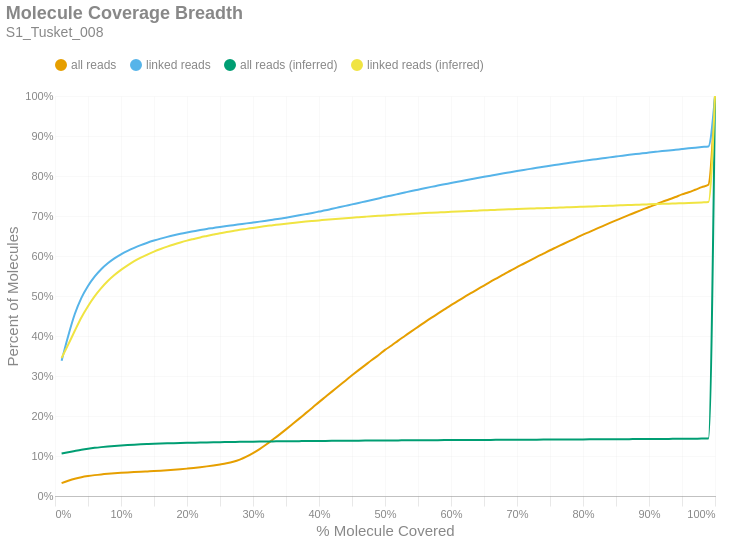

The cell this chart's notebook holds for it:
### Markdown cell above
### Molecule Read Coverage
This chart shows molecule coverage breadth as computed by the number of bases aligned to that molecule. In other words, "*how much of each unique long molecule is actually sequenced/aligned?*" Keep in mind there is a distinction between sequences and alignments, since some sequences belonging to a particular molecule may not align well and wouldn't appear in the alignment data. This chart also shows molecule coverage breadth as computed by the *inferred fragment* from which the aligned sequences originate. Unlike read coverage, this calculation takes into account the total insert size, including unsequenced gaps between the forward and reverse reads. Like the previous figures, these are cumulative percents.

### Code cell
if SKIPLR:
    print_html(f"Skipped")
else:
    binned_df = consolidated_hist(valids['coverage_bp'], mask, 0.01, True)
    binned_df_inf = consolidated_hist(valids['coverage_inserts'], mask, 0.01, True)
    binned_df = binned_df.with_columns(pl.lit(binned_df_inf['all reads (cumsum)']).alias('all reads (inferred)'))
    binned_df = binned_df.with_columns(pl.lit(binned_df_inf['linked reads (cumsum)']).alias('linked reads (inferred)'))
    binned_df = binned_df.with_columns(
        (pl.col('bin').cast(pl.Float64) + 0.01).alias('right_edge')
    )

    with SafeRender(binned_df):
        (
            density_plot(binned_df, 'Molecule Coverage Breadth', samplename, 'molcov', ['all reads (inferred)','linked reads (inferred)'])
            .encode(
                #x=alt.X('bin:Q', title="% Molecule Covered").axis(format = '%').scale(padding=0),
                x=alt.X('right_edge:Q', title="% Molecule Covered").axis(format='%').scale(padding=0),
                y=alt.Y('value:Q', title='Percent of Molecules')
                    .axis(format='%')
                    .stack(False)
                    .scale(domainMin=0, padding=0),
                color=alt.Color("key:N").scale(domain = ["all reads", "linked reads", "all reads (inferred)", "linked reads (inferred)"]),
                tooltip = [
                    alt.Tooltip("key:N", title = "Data Type"),
                    alt.Tooltip("range_label:N", title="% Molecule Covered"),
                    alt.Tooltip("value:Q", format = ".2%", title="% Molecules")
                ]
            )
        ).display()

### Figure 1 — Vega-Lite specification as saved in the notebook (floating-point values rounded to 4 significant figures)
{"width": "container", "height": 400, "config": {"title": {"anchor": "start", "dy": -15, "fontSize": 18, "color": "#888888", "subtitleColor": "#888888", "subtitleFontSize": 14}, "arc": {"fill": "#0072B2"}, "axis": {"domainColor": "#888888", "domainWidth": 0.5, "gridWidth": 0.2, "grid": false, "titleFontWeight": 400, "titleFontSize": 15, "labelFontSize": 11, "labelColor": "#888888", "tickColor": "#888888", "tickWidth": 0.2, "titleColor": "#888888"}, "axisBand": {"grid": false}, "axisX": {"grid": true, "tickSize": 10, "domainCap": "round"}, "axisY": {"domain": false, "grid": true, "tickSize": 0, "domainCap": "round"}, "background": "transparent", "header": {"labelFontSize": 15, "labelColor": "#888888", "titleFontSize": 15, "titleFontWeight": 600, "titleColor": "#888888"}, "legend": {"labelFont": "sans-serif", "labelFontSize": 12, "labelColor": "#888888", "symbolSize": 100, "symbolType": "circle", "titleFontSize": 12, "titlePadding": 10, "titleColor": "#888888", "title": null, "orient": "top"}, "range": {"category": ["#E69F00", "#56B4E9", "#009E73", "#F0E442", "#0072B2", "#D55E00", "#CC79A7", "#000000"], "diverging": ["#cfe8f3", "#a2d4ec", "#73bfe2", "#46abdb", "#1696d2", "#12719e"]}, "area": {"fill": "#0072B2", "fillOpacity": 0.7, "line": true, "strokeOpacity": 0.7}, "line": {"color": "#0072B2", "stroke": "#0072B2", "strokeWidth": 2}, "trail": {"color": "#0072B2", "stroke": "#0072B2", "strokeWidth": 0, "size": 1}, "point": {"filled": true, "fillOpacity": 1.0, "size": 95}, "text": {"color": "#888888", "fontSize": 11, "align": "right", "fontWeight": 400, "size": 11}, "bar": {"fill": "#0072B2", "stroke": null}, "view": {"stroke": null, "continuousWidth": 660, "continuousHeight": 400}}, "data": {"name": "data-9c9202ea5788ac092565a1142bad729e"}, "mark": {"type": "line", "interpolate": "monotone", "point": {"opacity": 0, "size": 275}}, "encoding": {"color": {"field": "key", "scale": {"domain": ["all reads", "linked reads", "all reads (inferred)", "linked reads (inferred)"]}, "type": "nominal"}, "tooltip": [{"field": "key", "title": "Data Type", "type": "nominal"}, {"field": "range_label", "title": "% Molecule Covered", "type": "nominal"}, {"field": "value", "format": ".2%", "title": "% Molecules", "type": "quantitative"}], "x": {"axis": {"format": "%"}, "field": "right_edge", "scale": {"padding": 0}, "title": "% Molecule Covered", "type": "quantitative"}, "y": {"axis": {"format": "%"}, "field": "value", "scale": {"domainMin": 0, "padding": 0}, "stack": false, "title": "Percent of Molecules", "type": "quantitative"}}, "params": [{"name": "param_c36ac31b6afebe62", "select": {"type": "point", "fields": ["key"]}, "bind": "legend"}], "title": {"text": "Molecule Coverage Breadth", "subtitle": "S1_Tusket_008"}, "transform": [{"fold": ["all reads (cumsum)", "linked reads (cumsum)", "all reads (inferred)", "linked reads (inferred)"]}, {"calculate": "replace(datum.key, ' (cumsum)', '')", "as": "key"}, {"filter": {"param": "param_c36ac31b6afebe62"}}], "usermeta": {"embedOptions": {"downloadFileName": "S1_Tusket_008.molcov"}}, "$schema": "https://vega.github.io/schema/vega-lite/v6.1.0.json", "datasets": {"data-9c9202ea5788ac092565a1142bad729e": [{"bin": "0.0", "interval": "0.0-0.01", "all reads": 0.03213, "linked reads": 0.3378, "all reads (cumsum)": 0.03213, "linked reads (cumsum)": 0.3378, "range_label": "0.0-0.01", "all reads (inferred)": 0.1062, "linked reads (inferred)": 0.3451, "right_edge": 0.01}, {"bin": "0.01", "interval": "0.01-0.02", "all reads": 0.005881, "linked reads": 0.06234, "all reads (cumsum)": 0.03801, "linked reads (cumsum)": 0.4002, "range_label": "0.01-0.02", "all reads (inferred)": 0.1093, "linked reads (inferred)": 0.3784, "right_edge": 0.02}, {"bin": "0.02", "interval": "0.02-0.03", "all reads": 0.005144, "linked reads": 0.05473, "all reads (cumsum)": 0.04315, "linked reads (cumsum)": 0.4549, "range_label": "0.02-0.03", "all reads (inferred)": 0.1125, "linked reads (inferred)": 0.413, "right_edge": 0.03}, {"bin": "0.03", "interval": "0.03-0.04", "all reads": 0.003859, "linked reads": 0.04048, "all reads (cumsum)": 0.04701, "linked reads (cumsum)": 0.4954, "range_label": "0.03-0.04", "all reads (inferred)": 0.1155, "linked reads (inferred)": 0.4463, "right_edge": 0.04}, {"bin": "0.04", "interval": "0.04-0.05", "all reads": 0.002862, "linked reads": 0.02979, "all reads (cumsum)": 0.04987, "linked reads (cumsum)": 0.5252, "range_label": "0.04-0.05", "all reads (inferred)": 0.1181, "linked reads (inferred)": 0.4746, "right_edge": 0.05}, {"bin": "0.05", "interval": "0.05-0.06", "all reads": 0.002299, "linked reads": 0.02327, "all reads (cumsum)": 0.05217, "linked reads (cumsum)": 0.5484, "range_label": "0.05-0.06", "all reads (inferred)": 0.1203, "linked reads (inferred)": 0.4991, "right_edge": 0.06}, {"bin": "0.06", "interval": "0.06-0.07", "all reads": 0.001834, "linked reads": 0.01858, "all reads (cumsum)": 0.05401, "linked reads (cumsum)": 0.567, "range_label": "0.06-0.07", "all reads (inferred)": 0.1222, "linked reads (inferred)": 0.5196, "right_edge": 0.07}, {"bin": "0.07", "interval": "0.07-0.08", "all reads": 0.001491, "linked reads": 0.01475, "all reads (cumsum)": 0.0555, "linked reads (cumsum)": 0.5818, "range_label": "0.07-0.08", "all reads (inferred)": 0.1238, "linked reads (inferred)": 0.5375, "right_edge": 0.08}, {"bin": "0.08", "interval": "0.08-0.09", "all reads": 0.00127, "linked reads": 0.01226, "all reads (cumsum)": 0.05677, "linked reads (cumsum)": 0.594, "range_label": "0.08-0.09", "all reads (inferred)": 0.1252, "linked reads (inferred)": 0.5524, "right_edge": 0.09}, {"bin": "0.09", "interval": "0.09-0.1", "all reads": 0.001128, "linked reads": 0.01025, "all reads (cumsum)": 0.05789, "linked reads (cumsum)": 0.6043, "range_label": "0.09-0.1", "all reads (inferred)": 0.1263, "linked reads (inferred)": 0.5654, "right_edge": 0.1}, {"bin": "0.1", "interval": "0.1-0.11", "all reads": 0.0009914, "linked reads": 0.008615, "all reads (cumsum)": 0.05889, "linked reads (cumsum)": 0.6129, "range_label": "0.1-0.11", "all reads (inferred)": 0.1274, "linked reads (inferred)": 0.5768, "right_edge": 0.11}, {"bin": "0.11", "interval": "0.11-0.12", "all reads": 0.0009037, "linked reads": 0.007546, "all reads (cumsum)": 0.05979, "linked reads (cumsum)": 0.6204, "range_label": "0.11-0.12", "all reads (inferred)": 0.1283, "linked reads (inferred)": 0.587, "right_edge": 0.12}, {"bin": "0.12", "interval": "0.12-0.13", "all reads": 0.000869, "linked reads": 0.006799, "all reads (cumsum)": 0.06066, "linked reads (cumsum)": 0.6272, "range_label": "0.12-0.13", "all reads (inferred)": 0.1291, "linked reads (inferred)": 0.5959, "right_edge": 0.13}, {"bin": "0.13", "interval": "0.13-0.14", "all reads": 0.0008332, "linked reads": 0.006015, "all reads (cumsum)": 0.06149, "linked reads (cumsum)": 0.6333, "range_label": "0.13-0.14", "all reads (inferred)": 0.1298, "linked reads (inferred)": 0.6037, "right_edge": 0.14}, {"bin": "0.14", "interval": "0.14-0.15", "all reads": 0.0008324, "linked reads": 0.005335, "all reads (cumsum)": 0.06232, "linked reads (cumsum)": 0.6386, "range_label": "0.14-0.15", "all reads (inferred)": 0.1305, "linked reads (inferred)": 0.611, "right_edge": 0.15}, {"bin": "0.15", "interval": "0.15-0.16", "all reads": 0.0009154, "linked reads": 0.00483, "all reads (cumsum)": 0.06324, "linked reads (cumsum)": 0.6434, "range_label": "0.15-0.16", "all reads (inferred)": 0.131, "linked reads (inferred)": 0.6175, "right_edge": 0.16}, {"bin": "0.16", "interval": "0.16-0.17", "all reads": 0.00106, "linked reads": 0.004331, "all reads (cumsum)": 0.0643, "linked reads (cumsum)": 0.6478, "range_label": "0.16-0.17", "all reads (inferred)": 0.1316, "linked reads (inferred)": 0.6235, "right_edge": 0.17}, {"bin": "0.17", "interval": "0.17-0.18", "all reads": 0.001186, "linked reads": 0.004005, "all reads (cumsum)": 0.06549, "linked reads (cumsum)": 0.6518, "range_label": "0.17-0.18", "all reads (inferred)": 0.1321, "linked reads (inferred)": 0.6289, "right_edge": 0.18}, {"bin": "0.18", "interval": "0.18-0.19", "all reads": 0.001385, "linked reads": 0.003641, "all reads (cumsum)": 0.06687, "linked reads (cumsum)": 0.6554, "range_label": "0.18-0.19", "all reads (inferred)": 0.1325, "linked reads (inferred)": 0.6339, "right_edge": 0.19}, {"bin": "0.19", "interval": "0.19-0.2", "all reads": 0.001567, "linked reads": 0.003303, "all reads (cumsum)": 0.06844, "linked reads (cumsum)": 0.6587, "range_label": "0.19-0.2", "all reads (inferred)": 0.133, "linked reads (inferred)": 0.6385, "right_edge": 0.2}, {"bin": "0.2", "interval": "0.2-0.21", "all reads": 0.001665, "linked reads": 0.00308, "all reads (cumsum)": 0.0701, "linked reads (cumsum)": 0.6618, "range_label": "0.2-0.21", "all reads (inferred)": 0.1333, "linked reads (inferred)": 0.6425, "right_edge": 0.21}, {"bin": "0.21", "interval": "0.21-0.22", "all reads": 0.001893, "linked reads": 0.003039, "all reads (cumsum)": 0.072, "linked reads (cumsum)": 0.6648, "range_label": "0.21-0.22", "all reads (inferred)": 0.1337, "linked reads (inferred)": 0.6465, "right_edge": 0.22}, {"bin": "0.22", "interval": "0.22-0.23", "all reads": 0.00207, "linked reads": 0.00282, "all reads (cumsum)": 0.07407, "linked reads (cumsum)": 0.6676, "range_label": "0.22-0.23", "all reads (inferred)": 0.134, "linked reads (inferred)": 0.65, "right_edge": 0.23}, {"bin": "0.23", "interval": "0.23-0.24", "all reads": 0.002231, "linked reads": 0.002471, "all reads (cumsum)": 0.0763, "linked reads (cumsum)": 0.6701, "range_label": "0.23-0.24", "all reads (inferred)": 0.1343, "linked reads (inferred)": 0.6535, "right_edge": 0.24}, {"bin": "0.24", "interval": "0.24-0.25", "all reads": 0.002525, "linked reads": 0.002487, "all reads (cumsum)": 0.07882, "linked reads (cumsum)": 0.6726, "range_label": "0.24-0.25", "all reads (inferred)": 0.1346, "linked reads (inferred)": 0.6569, "right_edge": 0.25}, {"bin": "0.25", "interval": "0.25-0.26", "all reads": 0.002842, "linked reads": 0.002346, "all reads (cumsum)": 0.08166, "linked reads (cumsum)": 0.6749, "range_label": "0.25-0.26", "all reads (inferred)": 0.1349, "linked reads (inferred)": 0.6598, "right_edge": 0.26}, {"bin": "0.26", "interval": "0.26-0.27", "all reads": 0.003788, "linked reads": 0.002173, "all reads (cumsum)": 0.08545, "linked reads (cumsum)": 0.6771, "range_label": "0.26-0.27", "all reads (inferred)": 0.1352, "linked reads (inferred)": 0.6627, "right_edge": 0.27}, {"bin": "0.27", "interval": "0.27-0.28", "all reads": 0.005398, "linked reads": 0.002227, "all reads (cumsum)": 0.09085, "linked reads (cumsum)": 0.6793, "range_label": "0.27-0.28", "all reads (inferred)": 0.1354, "linked reads (inferred)": 0.6655, "right_edge": 0.28}, {"bin": "0.28", "interval": "0.28-0.29", "all reads": 0.007377, "linked reads": 0.00223, "all reads (cumsum)": 0.09823, "linked reads (cumsum)": 0.6816, "range_label": "0.28-0.29", "all reads (inferred)": 0.1356, "linked reads (inferred)": 0.6678, "right_edge": 0.29}, {"bin": "0.29", "interval": "0.29-0.3", "all reads": 0.009047, "linked reads": 0.00218, "all reads (cumsum)": 0.1073, "linked reads (cumsum)": 0.6838, "range_label": "0.29-0.3", "all reads (inferred)": 0.1359, "linked reads (inferred)": 0.6703, "right_edge": 0.3}, {"bin": "0.3", "interval": "0.3-0.31", "all reads": 0.01012, "linked reads": 0.002164, "all reads (cumsum)": 0.1174, "linked reads (cumsum)": 0.6859, "range_label": "0.3-0.31", "all reads (inferred)": 0.1361, "linked reads (inferred)": 0.6726, "right_edge": 0.31}, {"bin": "0.31", "interval": "0.31-0.32", "all reads": 0.01135, "linked reads": 0.002393, "all reads (cumsum)": 0.1287, "linked reads (cumsum)": 0.6883, "range_label": "0.31-0.32", "all reads (inferred)": 0.1363, "linked reads (inferred)": 0.6749, "right_edge": 0.32}, {"bin": "0.32", "interval": "0.32-0.33", "all reads": 0.01225, "linked reads": 0.002437, "all reads (cumsum)": 0.141, "linked reads (cumsum)": 0.6908, "range_label": "0.32-0.33", "all reads (inferred)": 0.1365, "linked reads (inferred)": 0.6768, "right_edge": 0.33}, {"bin": "0.33", "interval": "0.33-0.34", "all reads": 0.0125, "linked reads": 0.002358, "all reads (cumsum)": 0.1535, "linked reads (cumsum)": 0.6931, "range_label": "0.33-0.34", "all reads (inferred)": 0.1367, "linked reads (inferred)": 0.6789, "right_edge": 0.34}, {"bin": "0.34", "interval": "0.34-0.35", "all reads": 0.01305, "linked reads": 0.002725, "all reads (cumsum)": 0.1665, "linked reads (cumsum)": 0.6958, "range_label": "0.34-0.35", "all reads (inferred)": 0.1368, "linked reads (inferred)": 0.6808, "right_edge": 0.35}, {"bin": "0.35", "interval": "0.35-0.36", "all reads": 0.01339, "linked reads": 0.002788, "all reads (cumsum)": 0.1799, "linked reads (cumsum)": 0.6986, "range_label": "0.35-0.36", "all reads (inferred)": 0.137, "linked reads (inferred)": 0.6826, "right_edge": 0.36}, {"bin": "0.36", "interval": "0.36-0.37", "all reads": 0.0135, "linked reads": 0.002992, "all reads (cumsum)": 0.1934, "linked reads (cumsum)": 0.7016, "range_label": "0.36-0.37", "all reads (inferred)": 0.1372, "linked reads (inferred)": 0.6844, "right_edge": 0.37}, {"bin": "0.37", "interval": "0.37-0.38", "all reads": 0.01375, "linked reads": 0.003052, "all reads (cumsum)": 0.2072, "linked reads (cumsum)": 0.7047, "range_label": "0.37-0.38", "all reads (inferred)": 0.1373, "linked reads (inferred)": 0.686, "right_edge": 0.38}, {"bin": "0.38", "interval": "0.38-0.39", "all reads": 0.0136, "linked reads": 0.003096, "all reads (cumsum)": 0.2208, "linked reads (cumsum)": 0.7078, "range_label": "0.38-0.39", "all reads (inferred)": 0.1375, "linked reads (inferred)": 0.6876, "right_edge": 0.39}, {"bin": "0.39", "interval": "0.39-0.4", "all reads": 0.01389, "linked reads": 0.00323, "all reads (cumsum)": 0.2347, "linked reads (cumsum)": 0.711, "range_label": "0.39-0.4", "all reads (inferred)": 0.1376, "linked reads (inferred)": 0.689, "right_edge": 0.4}, {"bin": "0.4", "interval": "0.4-0.41", "all reads": 0.01345, "linked reads": 0.003193, "all reads (cumsum)": 0.2481, "linked reads (cumsum)": 0.7142, "range_label": "0.4-0.41", "all reads (inferred)": 0.1378, "linked reads (inferred)": 0.6905, "right_edge": 0.41}, {"bin": "0.41", "interval": "0.41-0.42", "all reads": 0.01347, "linked reads": 0.003833, "all reads (cumsum)": 0.2616, "linked reads (cumsum)": 0.718, "range_label": "0.41-0.42", "all reads (inferred)": 0.1379, "linked reads (inferred)": 0.692, "right_edge": 0.42}, {"bin": "0.42", "interval": "0.42-0.43", "all reads": 0.01354, "linked reads": 0.003629, "all reads (cumsum)": 0.2751, "linked reads (cumsum)": 0.7216, "range_label": "0.42-0.43", "all reads (inferred)": 0.138, "linked reads (inferred)": 0.6934, "right_edge": 0.43}, {"bin": "0.43", "interval": "0.43-0.44", "all reads": 0.01321, "linked reads": 0.003663, "all reads (cumsum)": 0.2884, "linked reads (cumsum)": 0.7253, "range_label": "0.43-0.44", "all reads (inferred)": 0.1382, "linked reads (inferred)": 0.6947, "right_edge": 0.44}, {"bin": "0.44", "interval": "0.44-0.45", "all reads": 0.01329, "linked reads": 0.003779, "all reads (cumsum)": 0.3016, "linked reads (cumsum)": 0.7291, "range_label": "0.44-0.45", "all reads (inferred)": 0.1383, "linked reads (inferred)": 0.6959, "right_edge": 0.45}, {"bin": "0.45", "interval": "0.45-0.46", "all reads": 0.01296, "linked reads": 0.003585, "all reads (cumsum)": 0.3146, "linked reads (cumsum)": 0.7327, "range_label": "0.45-0.46", "all reads (inferred)": 0.1384, "linked reads (inferred)": 0.6971, "right_edge": 0.46}, {"bin": "0.46", "interval": "0.46-0.47", "all reads": 0.01268, "linked reads": 0.003811, "all reads (cumsum)": 0.3273, "linked reads (cumsum)": 0.7365, "range_label": "0.46-0.47", "all reads (inferred)": 0.1385, "linked reads (inferred)": 0.6982, "right_edge": 0.47}, {"bin": "0.47", "interval": "0.47-0.48", "all reads": 0.01269, "linked reads": 0.003666, "all reads (cumsum)": 0.34, "linked reads (cumsum)": 0.7402, "range_label": "0.47-0.48", "all reads (inferred)": 0.1386, "linked reads (inferred)": 0.6994, "right_edge": 0.48}, {"bin": "0.48", "interval": "0.48-0.49", "all reads": 0.01206, "linked reads": 0.003801, "all reads (cumsum)": 0.352, "linked reads (cumsum)": 0.744, "range_label": "0.48-0.49", "all reads (inferred)": 0.1387, "linked reads (inferred)": 0.7005, "right_edge": 0.49}, {"bin": "0.49", "interval": "0.49-0.5", "all reads": 0.01321, "linked reads": 0.003986, "all reads (cumsum)": 0.3652, "linked reads (cumsum)": 0.7479, "range_label": "0.49-0.5", "all reads (inferred)": 0.1389, "linked reads (inferred)": 0.7015, "right_edge": 0.5}, {"bin": "0.5", "interval": "0.5-0.51", "all reads": 0.01103, "linked reads": 0.003453, "all reads (cumsum)": 0.3763, "linked reads (cumsum)": 0.7514, "range_label": "0.5-0.51", "all reads (inferred)": 0.139, "linked reads (inferred)": 0.7024, "right_edge": 0.51}, {"bin": "0.51", "interval": "0.51-0.52", "all reads": 0.01224, "linked reads": 0.003666, "all reads (cumsum)": 0.3885, "linked reads (cumsum)": 0.7551, "range_label": "0.51-0.52", "all reads (inferred)": 0.1391, "linked reads (inferred)": 0.7034, "right_edge": 0.52}, {"bin": "0.52", "interval": "0.52-0.53", "all reads": 0.01157, "linked reads": 0.003704, "all reads (cumsum)": 0.4001, "linked reads (cumsum)": 0.7588, "range_label": "0.52-0.53", "all reads (inferred)": 0.1392, "linked reads (inferred)": 0.7044, "right_edge": 0.53}, {"bin": "0.53", "interval": "0.53-0.54", "all reads": 0.01157, "linked reads": 0.00366, "all reads (cumsum)": 0.4116, "linked reads (cumsum)": 0.7624, "range_label": "0.53-0.54", "all reads (inferred)": 0.1393, "linked reads (inferred)": 0.7053, "right_edge": 0.54}, {"bin": "0.54", "interval": "0.54-0.55", "all reads": 0.01121, "linked reads": 0.003456, "all reads (cumsum)": 0.4229, "linked reads (cumsum)": 0.7659, "range_label": "0.54-0.55", "all reads (inferred)": 0.1394, "linked reads (inferred)": 0.7063, "right_edge": 0.55}, {"bin": "0.55", "interval": "0.55-0.56", "all reads": 0.01134, "linked reads": 0.003563, "all reads (cumsum)": 0.4342, "linked reads (cumsum)": 0.7694, "range_label": "0.55-0.56", "all reads (inferred)": 0.1395, "linked reads (inferred)": 0.7072, "right_edge": 0.56}, {"bin": "0.56", "interval": "0.56-0.57", "all reads": 0.01098, "linked reads": 0.003378, "all reads (cumsum)": 0.4452, "linked reads (cumsum)": 0.7728, "range_label": "0.56-0.57", "all reads (inferred)": 0.1395, "linked reads (inferred)": 0.708, "right_edge": 0.57}, {"bin": "0.57", "interval": "0.57-0.58", "all reads": 0.01055, "linked reads": 0.003193, "all reads (cumsum)": 0.4557, "linked reads (cumsum)": 0.776, "range_label": "0.57-0.58", "all reads (inferred)": 0.1396, "linked reads (inferred)": 0.7088, "right_edge": 0.58}, {"bin": "0.58", "interval": "0.58-0.59", "all reads": 0.01062, "linked reads": 0.003271, "all reads (cumsum)": 0.4663, "linked reads (cumsum)": 0.7793, "range_label": "0.58-0.59", "all reads (inferred)": 0.1397, "linked reads (inferred)": 0.7096, "right_edge": 0.59}, {"bin": "0.59", "interval": "0.59-0.6", "all reads": 0.01067, "linked reads": 0.00324, "all reads (cumsum)": 0.477, "linked reads (cumsum)": 0.7825, "range_label": "0.59-0.6", "all reads (inferred)": 0.1398, "linked reads (inferred)": 0.7104, "right_edge": 0.6}, {"bin": "0.6", "interval": "0.6-0.61", "all reads": 0.009961, "linked reads": 0.003274, "all reads (cumsum)": 0.487, "linked reads (cumsum)": 0.7858, "range_label": "0.6-0.61", "all reads (inferred)": 0.1399, "linked reads (inferred)": 0.7112, "right_edge": 0.61}, {"bin": "0.61", "interval": "0.61-0.62", "all reads": 0.01018, "linked reads": 0.003017, "all reads (cumsum)": 0.4972, "linked reads (cumsum)": 0.7888, "range_label": "0.61-0.62", "all reads (inferred)": 0.14, "linked reads (inferred)": 0.712, "right_edge": 0.62}, {"bin": "0.62", "interval": "0.62-0.63", "all reads": 0.009769, "linked reads": 0.003033, "all reads (cumsum)": 0.5069, "linked reads (cumsum)": 0.7918, "range_label": "0.62-0.63", "all reads (inferred)": 0.1401, "linked reads (inferred)": 0.7127, "right_edge": 0.63}, {"bin": "0.63", "interval": "0.63-0.64", "all reads": 0.00975, "linked reads": 0.003055, "all reads (cumsum)": 0.5167, "linked reads (cumsum)": 0.7949, "range_label": "0.63-0.64", "all reads (inferred)": 0.1402, "linked reads (inferred)": 0.7134, "right_edge": 0.64}, {"bin": "0.64", "interval": "0.64-0.65", "all reads": 0.009476, "linked reads": 0.002995, "all reads (cumsum)": 0.5261, "linked reads (cumsum)": 0.7979, "range_label": "0.64-0.65", "all reads (inferred)": 0.1402, "linked reads (inferred)": 0.7141, "right_edge": 0.65}, {"bin": "0.65", "interval": "0.65-0.66", "all reads": 0.009783, "linked reads": 0.002976, "all reads (cumsum)": 0.5359, "linked reads (cumsum)": 0.8009, "range_label": "0.65-0.66", "all reads (inferred)": 0.1403, "linked reads (inferred)": 0.7147, "right_edge": 0.66}, {"bin": "0.66", "interval": "0.66-0.67", "all reads": 0.009062, "linked reads": 0.002942, "all reads (cumsum)": 0.545, "linked reads (cumsum)": 0.8038, "range_label": "0.66-0.67", "all reads (inferred)": 0.1404, "linked reads (inferred)": 0.7154, "right_edge": 0.67}, {"bin": "0.67", "interval": "0.67-0.68", "all reads": 0.009253, "linked reads": 0.002851, "all reads (cumsum)": 0.5542, "linked reads (cumsum)": 0.8067, "range_label": "0.67-0.68", "all reads (inferred)": 0.1405, "linked reads (inferred)": 0.7161, "right_edge": 0.68}, {"bin": "0.68", "interval": "0.68-0.69", "all reads": 0.008886, "linked reads": 0.002876, "all reads (cumsum)": 0.5631, "linked reads (cumsum)": 0.8095, "range_label": "0.68-0.69", "all reads (inferred)": 0.1406, "linked reads (inferred)": 0.7167, "right_edge": 0.69}, {"bin": "0.69", "interval": "0.69-0.7", "all reads": 0.00897, "linked reads": 0.002841, "all reads (cumsum)": 0.5721, "linked reads (cumsum)": 0.8124, "range_label": "0.69-0.7", "all reads (inferred)": 0.1406, "linked reads (inferred)": 0.7174, "right_edge": 0.7}, {"bin": "0.7", "interval": "0.7-0.71", "all reads": 0.008535, "linked reads": 0.002769, "all reads (cumsum)": 0.5806, "linked reads (cumsum)": 0.8152, "range_label": "0.7-0.71", "all reads (inferred)": 0.1407, "linked reads (inferred)": 0.718, "right_edge": 0.71}, {"bin": "0.71", "interval": "0.71-0.72", "all reads": 0.008562, "linked reads": 0.002691, "all reads (cumsum)": 0.5892, "linked reads (cumsum)": 0.8178, "range_label": "0.71-0.72", "all reads (inferred)": 0.1408, "linked reads (inferred)": 0.7186, "right_edge": 0.72}, {"bin": "0.72", "interval": "0.72-0.73", "all reads": 0.008605, "linked reads": 0.002741, "all reads (cumsum)": 0.5978, "linked reads (cumsum)": 0.8206, "range_label": "0.72-0.73", "all reads (inferred)": 0.1409, "linked reads (inferred)": 0.7191, "right_edge": 0.73}, {"bin": "0.73", "interval": "0.73-0.74", "all reads": 0.008084, "linked reads": 0.002434, "all reads (cumsum)": 0.6059, "linked reads (cumsum)": 0.823, "range_label": "0.73-0.74", "all reads (inferred)": 0.141, "linked reads (inferred)": 0.7197, "right_edge": 0.74}, {"bin": "0.74", "interval": "0.74-0.75", "all reads": 0.008513, "linked reads": 0.002666, "all reads (cumsum)": 0.6144, "linked reads (cumsum)": 0.8257, "range_label": "0.74-0.75", "all reads (inferred)": 0.1411, "linked reads (inferred)": 0.7203, "right_edge": 0.75}, {"bin": "0.75", "interval": "0.75-0.76", "all reads": 0.007784, "linked reads": 0.002493, "all reads (cumsum)": 0.6222, "linked reads (cumsum)": 0.8282, "range_label": "0.75-0.76", "all reads (inferred)": 0.1411, "linked reads (inferred)": 0.7208, "right_edge": 0.76}, {"bin": "0.76", "interval": "0.76-0.77", "all reads": 0.007855, "linked reads": 0.002478, "all reads (cumsum)": 0.63, "linked reads (cumsum)": 0.8307, "range_label": "0.76-0.77", "all reads (inferred)": 0.1412, "linked reads (inferred)": 0.7214, "right_edge": 0.77}, {"bin": "0.77", "interval": "0.77-0.78", "all reads": 0.007745, "linked reads": 0.002315, "all reads (cumsum)": 0.6378, "linked reads (cumsum)": 0.833, "range_label": "0.77-0.78", "all reads (inferred)": 0.1413, "linked reads (inferred)": 0.722, "right_edge": 0.78}, {"bin": "0.78", "interval": "0.78-0.79", "all reads": 0.007583, "linked reads": 0.002396, "all reads (cumsum)": 0.6454, "linked reads (cumsum)": 0.8354, "range_label": "0.78-0.79", "all reads (inferred)": 0.1414, "linked reads (inferred)": 0.7226, "right_edge": 0.79}, {"bin": "0.79", "interval": "0.79-0.8", "all reads": 0.007928, "linked reads": 0.002424, "all reads (cumsum)": 0.6533, "linked reads (cumsum)": 0.8378, "range_label": "0.79-0.8", "all reads (inferred)": 0.1415, "linked reads (inferred)": 0.7232, "right_edge": 0.8}, {"bin": "0.8", "interval": "0.8-0.81", "all reads": 0.007112, "linked reads": 0.002233, "all reads (cumsum)": 0.6604, "linked reads (cumsum)": 0.84, "range_label": "0.8-0.81", "all reads (inferred)": 0.1416, "linked reads (inferred)": 0.7238, "right_edge": 0.81}, {"bin": "0.81", "interval": "0.81-0.82", "all reads": 0.007237, "linked reads": 0.002117, "all reads (cumsum)": 0.6676, "linked reads (cumsum)": 0.8421, "range_label": "0.81-0.82", "all reads (inferred)": 0.1417, "linked reads (inferred)": 0.7244, "right_edge": 0.82}, {"bin": "0.82", "interval": "0.82-0.83", "all reads": 0.00724, "linked reads": 0.002205, "all reads (cumsum)": 0.6749, "linked reads (cumsum)": 0.8443, "range_label": "0.82-0.83", "all reads (inferred)": 0.1418, "linked reads (inferred)": 0.7249, "right_edge": 0.83}, {"bin": "0.83", "interval": "0.83-0.84", "all reads": 0.007148, "linked reads": 0.002217, "all reads (cumsum)": 0.682, "linked reads (cumsum)": 0.8466, "range_label": "0.83-0.84", "all reads (inferred)": 0.1418, "linked reads (inferred)": 0.7255, "right_edge": 0.84}, {"bin": "0.84", "interval": "0.84-0.85", "all reads": 0.006939, "linked reads": 0.002098, "all reads (cumsum)": 0.689, "linked reads (cumsum)": 0.8487, "range_label": "0.84-0.85", "all reads (inferred)": 0.142, "linked reads (inferred)": 0.7262, "right_edge": 0.85}, {"bin": "0.85", "interval": "0.85-0.86", "all reads": 0.006966, "linked reads": 0.002214, "all reads (cumsum)": 0.6959, "linked reads (cumsum)": 0.8509, "range_label": "0.85-0.86", "all reads (inferred)": 0.1421, "linked reads (inferred)": 0.7268, "right_edge": 0.86}, {"bin": "0.86", "interval": "0.86-0.87", "all reads": 0.006749, "linked reads": 0.002023, "all reads (cumsum)": 0.7027, "linked reads (cumsum)": 0.8529, "range_label": "0.86-0.87", "all reads (inferred)": 0.1422, "linked reads (inferred)": 0.7275, "right_edge": 0.87}, {"bin": "0.87", "interval": "0.87-0.88", "all reads": 0.006766, "linked reads": 0.001916, "all reads (cumsum)": 0.7095, "linked reads (cumsum)": 0.8548, "range_label": "0.87-0.88", "all reads (inferred)": 0.1423, "linked reads (inferred)": 0.7281, "right_edge": 0.88}, {"bin": "0.88", "interval": "0.88-0.89", "all reads": 0.006491, "linked reads": 0.001816, "all reads (cumsum)": 0.7159, "linked reads (cumsum)": 0.8566, "range_label": "0.88-0.89", "all reads (inferred)": 0.1424, "linked reads (inferred)": 0.7286, "right_edge": 0.89}, {"bin": "0.89", "interval": "0.89-0.9", "all reads": 0.006533, "linked reads": 0.001876, "all reads (cumsum)": 0.7225, "linked reads (cumsum)": 0.8585, "range_label": "0.89-0.9", "all reads (inferred)": 0.1425, "linked reads (inferred)": 0.7292, "right_edge": 0.9}, {"bin": "0.9", "interval": "0.9-0.91", "all reads": 0.006079, "linked reads": 0.001857, "all reads (cumsum)": 0.7286, "linked reads (cumsum)": 0.8604, "range_label": "0.9-0.91", "all reads (inferred)": 0.1426, "linked reads (inferred)": 0.7298, "right_edge": 0.91}, {"bin": "0.91", "interval": "0.91-0.92", "all reads": 0.006827, "linked reads": 0.001841, "all reads (cumsum)": 0.7354, "linked reads (cumsum)": 0.8622, "range_label": "0.91-0.92", "all reads (inferred)": 0.1427, "linked reads (inferred)": 0.7303, "right_edge": 0.92}, {"bin": "0.92", "interval": "0.92-0.93", "all reads": 0.005769, "linked reads": 0.001659, "all reads (cumsum)": 0.7412, "linked reads (cumsum)": 0.8639, "range_label": "0.92-0.93", "all reads (inferred)": 0.1428, "linked reads (inferred)": 0.7309, "right_edge": 0.93}, {"bin": "0.93", "interval": "0.93-0.94", "all reads": 0.006287, "linked reads": 0.001747, "all reads (cumsum)": 0.7474, "linked reads (cumsum)": 0.8656, "range_label": "0.93-0.94", "all reads (inferred)": 0.1429, "linked reads (inferred)": 0.7315, "right_edge": 0.94}, {"bin": "0.94", "interval": "0.94-0.95", "all reads": 0.006596, "linked reads": 0.001772, "all reads (cumsum)": 0.754, "linked reads (cumsum)": 0.8674, "range_label": "0.94-0.95", "all reads (inferred)": 0.1431, "linked reads (inferred)": 0.732, "right_edge": 0.95}, {"bin": "0.95", "interval": "0.95-0.96", "all reads": 0.005399, "linked reads": 0.001744, "all reads (cumsum)": 0.7594, "linked reads (cumsum)": 0.8691, "range_label": "0.95-0.96", "all reads (inferred)": 0.1432, "linked reads (inferred)": 0.7326, "right_edge": 0.96}, {"bin": "0.96", "interval": "0.96-0.97", "all reads": 0.006289, "linked reads": 0.001675, "all reads (cumsum)": 0.7657, "linked reads (cumsum)": 0.8708, "range_label": "0.96-0.97", "all reads (inferred)": 0.1433, "linked reads (inferred)": 0.7332, "right_edge": 0.97}, {"bin": "0.97", "interval": "0.97-0.98", "all reads": 0.006491, "linked reads": 0.001634, "all reads (cumsum)": 0.7722, "linked reads (cumsum)": 0.8724, "range_label": "0.97-0.98", "all reads (inferred)": 0.1435, "linked reads (inferred)": 0.7339, "right_edge": 0.98}, {"bin": "0.98", "interval": "0.98-0.99", "all reads": 0.006056, "linked reads": 0.00154, "all reads (cumsum)": 0.7783, "linked reads (cumsum)": 0.874, "range_label": "0.98-0.99", "all reads (inferred)": 0.1437, "linked reads (inferred)": 0.7348, "right_edge": 0.99}, {"bin": "0.99", "interval": "0.99-1.0", "all reads": 0.2217, "linked reads": 0.126, "all reads (cumsum)": 1.0, "linked reads (cumsum)": 1.0, "range_label": "0.99-1.0", "all reads (inferred)": 1.0, "linked reads (inferred)": 1.0, "right_edge": 1.0}]}}
